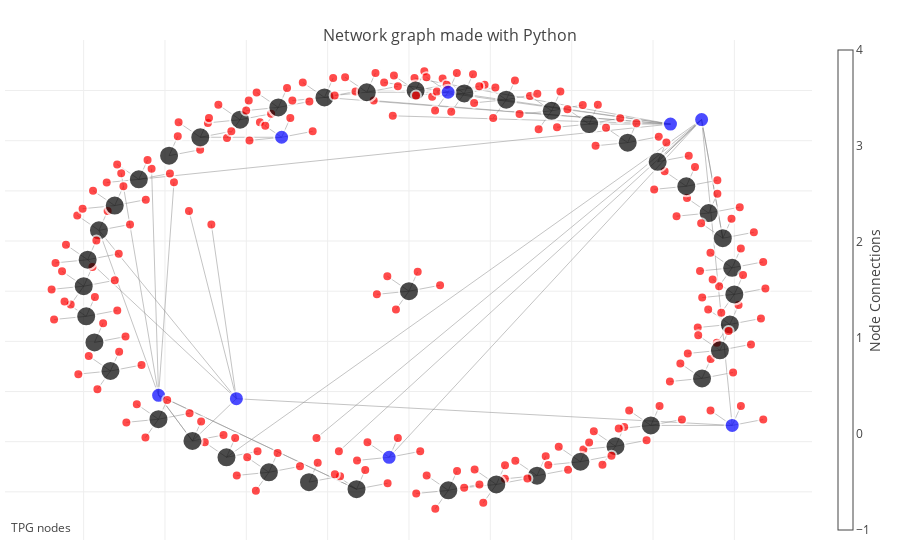

The notebook cell this image was saved under:
### Code cell
trainer = summary[3]
nodes, edges = exts.getFullGraph(trainer)
plot_graph(nodes,edges)

### Figure 1 — Plotly figure (JSON) as saved in the notebook; plotly's stock layout.template omitted (floating-point values rounded to 4 significant figures; data arrays with more than 128 entries replaced by an {"elided": "..."} marker saying what was removed)
{"data": [{"hoverinfo": "none", "line": {"color": "#888", "width": 0.5}, "mode": "lines", "type": "scatter", "uid": "ec845043-f26c-11e8-abf3-7cb0c2481b6f", "x": {"elided": "654 float values"}, "y": {"elided": "654 float values"}}, {"hoverinfo": "text", "marker": {"color": {"elided": "246 str values"}, "colorbar": {"thickness": 15, "title": "Node Connections", "titleside": "right", "xanchor": "left"}, "colorscale": "YlGnBu", "line": {"width": 2}, "reversescale": true, "showscale": true, "size": {"elided": "246 int values"}}, "mode": "markers", "text": {"elided": "246 str values"}, "type": "scatter", "uid": "ec845044-f26c-11e8-abf3-7cb0c2481b6f", "x": {"elided": "246 float values"}, "y": {"elided": "246 float values"}}], "layout": {"annotations": [{"showarrow": false, "text": "TPG nodes", "x": 0.005, "xref": "paper", "y": 0.005, "yref": "paper"}], "hovermode": "closest", "margin": {"b": 20, "l": 5, "r": 5, "t": 40}, "showlegend": false, "title": "<br>Network graph made with Python", "titlefont": {"size": 16}, "xaxis": {"showgrid": true, "showticklabels": false, "zeroline": false}, "yaxis": {"showgrid": true, "showticklabels": false, "zeroline": false}}}
